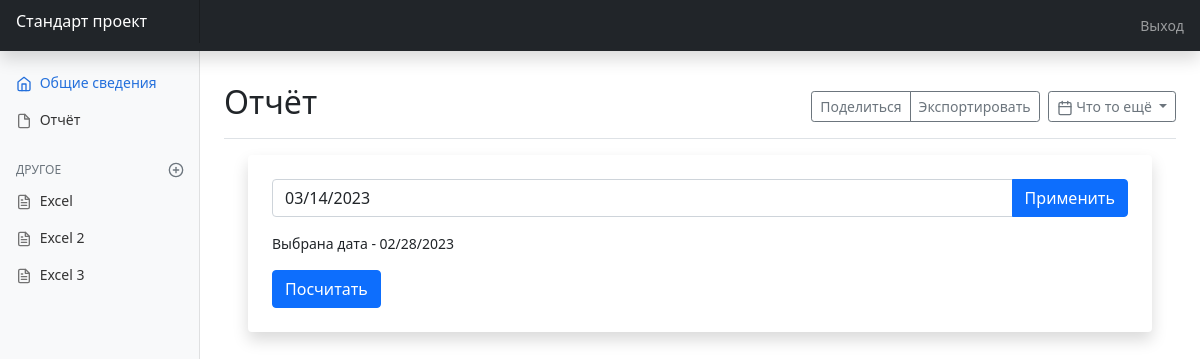
The app's page /reports, older data.
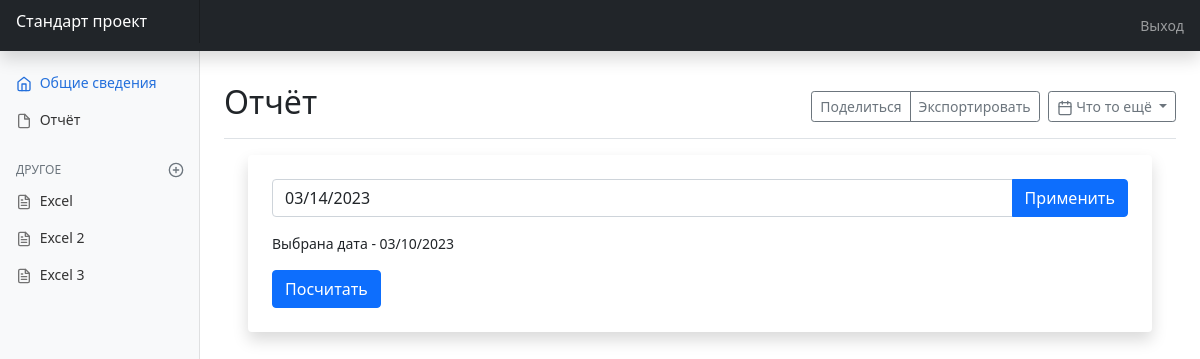
The same page, newer data.
### main/models.py (models this page shows, shortened)
class act_data(models.Model):
    current_data = models.CharField('current_data', max_length=45)
    class Meta:
        verbose_name = 'Акуальная дата'
        verbose_name_plural = 'Акуальная дата'

### main/views.py (the view, shortened to what this page needs)
# urls.py: path('reports', views.dataTime, name='reports')
def dataTime(request):
    old_data = act_data.objects.all()
    return render(request, 'main/reports.html', {'old_data': old_data})

### main/templates/main/reports.html (shortened to what this page needs)
{% extends 'main/index.html' %}
{% block content %}
{% load static %}
      <div class="d-flex justify-content-between flex-wrap flex-md-nowrap align-items-center pt-3 pb-2 mb-3 border-bottom">
        <h1 class="h2">Отчёт</h1>
        <div class="btn-toolbar mb-2 mb-md-0">
          <div class="btn-group me-2">
            <button type="button" class="btn btn-sm btn-outline-secondary">Поделиться</button>
            <button type="button" class="btn btn-sm btn-outline-secondary">Экспортировать</button>
          </div>
          <button type="button" class="btn btn-sm btn-outline-secondary dropdown-toggle">
            <span data-feather="calendar"></span>
            Что то ещё
          </button>
        </div>
      </div>
<main class="container">
  <div class="my-2 p-4 rounded shadow" style="background-color: #FFFFFF;">
    <form method="post" class="needs-validation" novalidate>
      <div class="input-group mb-3">
        <input type="text" name="birthday" class="form-control" placeholder="Выберите дату" aria-label="Recipient's username" aria-describedby="button-addon2">
        <button class="btn btn-primary" type="submit" id="button-addon2">Применить</button>
      </div>
    </form>
    <div class="callout">
        Выбрана дата - {% for el in old_data %} {{ el.current_data }} {% endfor %}
    </div>
      <form method="post" class="calculate" novalidate>
          <button type="submit" class="btn btn-primary mt-3" value="run_function_calculate" name="inDa">Посчитать</button>
      </form>
  </div>
</main>
{% endblock %}

Row changes from the older to the newer data that the page shows:
changed act_data: current_data "02/28/2023" → "03/10/2023"
